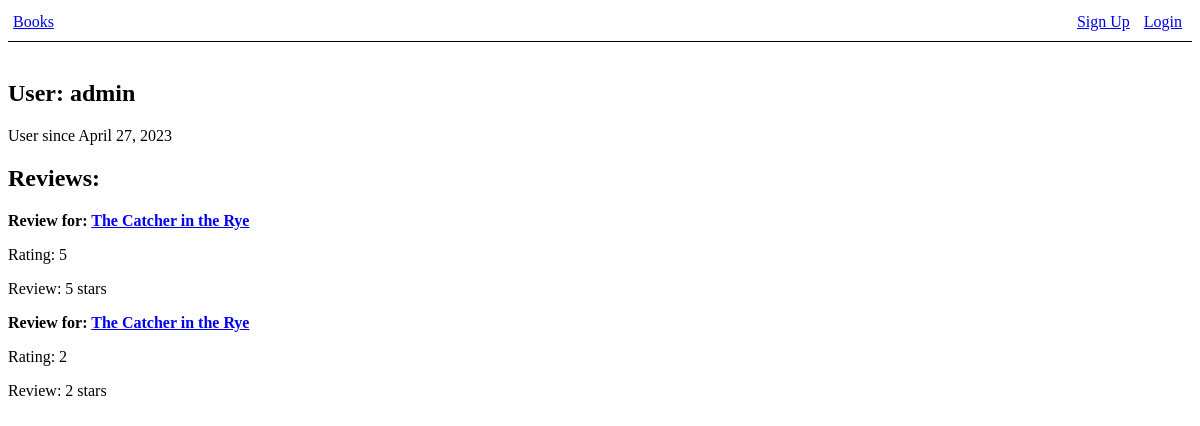
Page /profiles/1/ on the earlier database version.
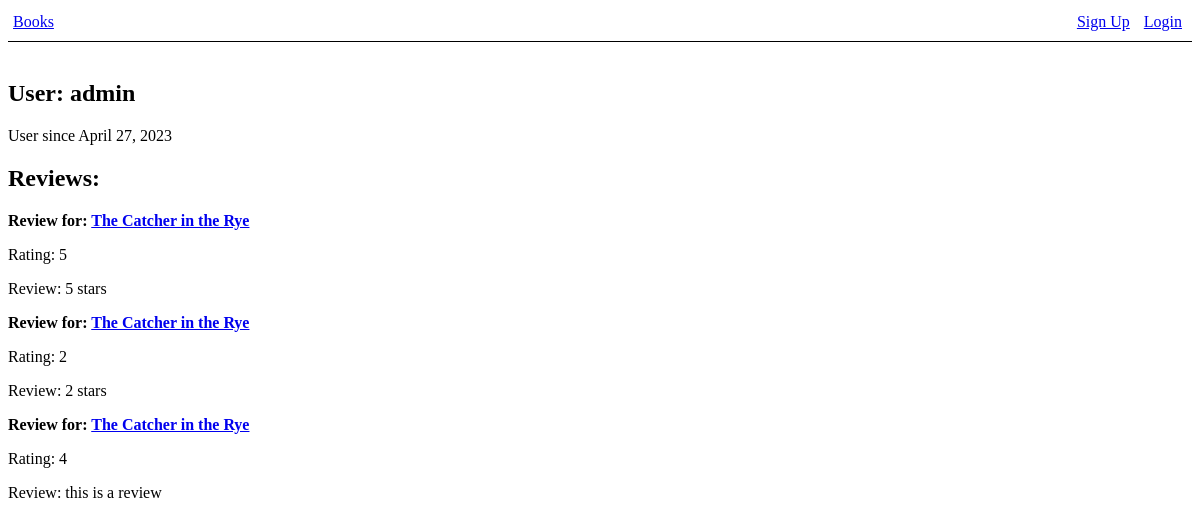
Same page on the later database version.
### reviews/models.py (models this page shows)
class Review(models.Model):
    user = models.ForeignKey(User, on_delete=models.CASCADE, blank=True)
    book = models.ForeignKey(Book, on_delete=models.CASCADE)
    rating = models.IntegerField(blank=False, default=0)
    text = models.CharField(max_length=500);

### books/models.py (models this page shows, shortened)
class Book(models.Model):
    title = models.CharField(max_length=200, blank=False)
    author = models.CharField(max_length=200)
    pub_year = models.IntegerField(default=-1, blank=True)

### profiles/views.py (the view)
# urls.py: path("<int:user_id>/", views.profile, name="profile"),
def profile(request, user_id):
    profile_user = User.objects.get(pk=user_id)
    if profile_user is not None:
        reviews = Review.objects.filter(user=profile_user)
        context =  {
            'profile_user': profile_user,
            'reviews': reviews
        }
        return render(request, 'profiles/profile.html', context)
    return None

### templates/profiles/profile.html
{% extends "base.html" %}
{% block content %}
    <h2>User: {{profile_user.username}}</h2>
    <p>User since {{profile_user.date_joined.date}}</p>
    <h2>Reviews:</h2>
    {% for review in reviews %}
        <div>
            <b>Review for: <a href="{% url 'books:view_book' review.book.id %}">{{review.book.title}}</a></b>
            <p>Rating: {{review.rating}}</p>
            <p>Review: {{review.text}}</p>
        </div>
    {% endfor %}
{% endblock %}

Differences in the rows shown:
added Review: book "The Catcher in the Rye", rating "4", text "this is a review"
